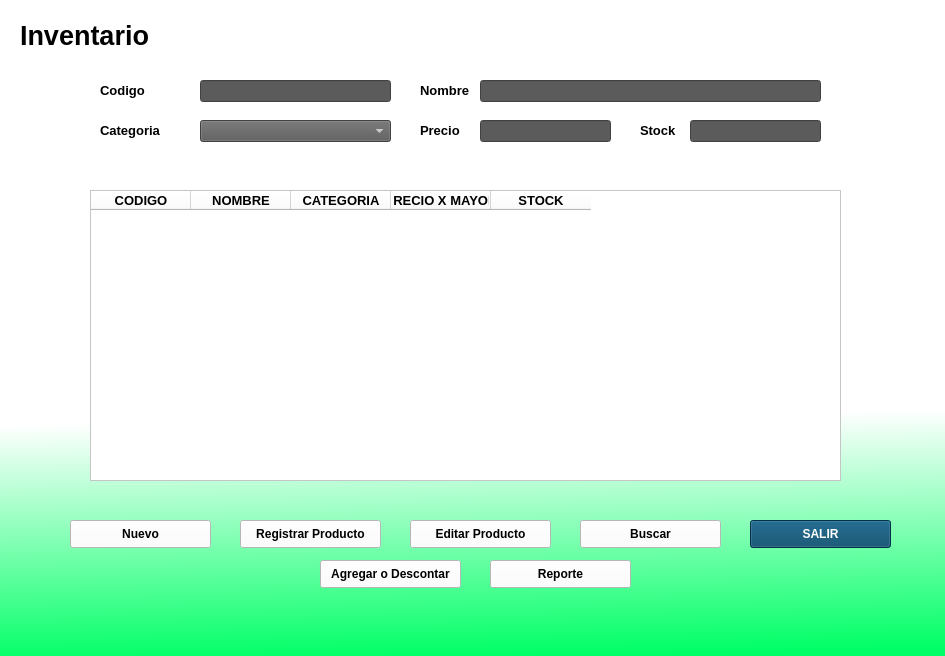
<?xml version="1.0" encoding="UTF-8"?>
<ui version="4.0">
 <class>MainWindow</class>
 <widget class="QMainWindow" name="MainWindow">
  <property name="geometry">
   <rect>
    <x>0</x>
    <y>0</y>
    <width>945</width>
    <height>656</height>
   </rect>
  </property>
  <property name="font">
   <font>
    <pointsize>9</pointsize>
   </font>
  </property>
  <property name="windowTitle">
   <string>MainWindow</string>
  </property>
  <property name="layoutDirection">
   <enum>Qt::LeftToRight</enum>
  </property>
  <property name="styleSheet">
   <string notr="true">background-color: qlineargradient(spread:pad, x1:0.487, y1:1, x2:0.478, y2:0.636364, stop:0 rgb(0, 255, 102), stop:1 rgba(255, 255, 255, 255));

</string>
  </property>
  <widget class="QWidget" name="centralwidget">
   <widget class="QTableWidget" name="productTable">
    <property name="geometry">
     <rect>
      <x>90</x>
      <y>190</y>
      <width>751</width>
      <height>291</height>
     </rect>
    </property>
    <property name="font">
     <font>
      <pointsize>12</pointsize>
     </font>
    </property>
    <property name="styleSheet">
     <string notr="true">background-color: rgb(255, 255, 255);</string>
    </property>
    <attribute name="horizontalHeaderDefaultSectionSize">
     <number>100</number>
    </attribute>
    <attribute name="horizontalHeaderHighlightSections">
     <bool>false</bool>
    </attribute>
    <column>
     <property name="text">
      <string>CODIGO</string>
     </property>
     <property name="font">
      <font>
       <pointsize>10</pointsize>
       <weight>75</weight>
       <bold>true</bold>
      </font>
     </property>
    </column>
    <column>
     <property name="text">
      <string>NOMBRE</string>
     </property>
     <property name="font">
      <font>
       <pointsize>10</pointsize>
       <weight>75</weight>
       <bold>true</bold>
      </font>
     </property>
    </column>
    <column>
     <property name="text">
      <string>CATEGORIA</string>
     </property>
     <property name="font">
      <font>
       <pointsize>10</pointsize>
       <weight>75</weight>
       <bold>true</bold>
      </font>
     </property>
    </column>
    <column>
     <property name="text">
      <string>PRECIO X MAYOR</string>
     </property>
     <property name="font">
      <font>
       <pointsize>10</pointsize>
       <weight>75</weight>
       <bold>true</bold>
      </font>
     </property>
    </column>
    <column>
     <property name="text">
      <string>STOCK</string>
     </property>
     <property name="font">
      <font>
       <pointsize>10</pointsize>
       <weight>75</weight>
       <bold>true</bold>
      </font>
     </property>
    </column>
   </widget>
   <widget class="QLabel" name="label">
    <property name="geometry">
     <rect>
      <x>100</x>
      <y>80</y>
      <width>91</width>
      <height>21</height>
     </rect>
    </property>
    <property name="font">
     <font>
      <pointsize>10</pointsize>
      <weight>75</weight>
      <bold>true</bold>
     </font>
    </property>
    <property name="styleSheet">
     <string notr="true">background-color: rgb(255, 255, 255);</string>
    </property>
    <property name="text">
     <string>Codigo</string>
    </property>
   </widget>
   <widget class="QLineEdit" name="idproductoInput">
    <property name="geometry">
     <rect>
      <x>200</x>
      <y>80</y>
      <width>191</width>
      <height>22</height>
     </rect>
    </property>
    <property name="font">
     <font>
      <pointsize>10</pointsize>
     </font>
    </property>
    <property name="styleSheet">
     <string notr="true">background-color: rgb(91, 91, 91);
color: rgb(255, 255, 255)</string>
    </property>
   </widget>
   <widget class="QLabel" name="label_2">
    <property name="geometry">
     <rect>
      <x>420</x>
      <y>80</y>
      <width>51</width>
      <height>21</height>
     </rect>
    </property>
    <property name="font">
     <font>
      <pointsize>10</pointsize>
      <weight>75</weight>
      <bold>true</bold>
     </font>
    </property>
    <property name="styleSheet">
     <string notr="true">background-color: rgb(255, 255, 255);</string>
    </property>
    <property name="text">
     <string>Nombre</string>
    </property>
   </widget>
   <widget class="QLineEdit" name="nombreInput">
    <property name="geometry">
     <rect>
      <x>480</x>
      <y>80</y>
      <width>341</width>
      <height>22</height>
     </rect>
    </property>
    <property name="font">
     <font>
      <pointsize>10</pointsize>
     </font>
    </property>
    <property name="styleSheet">
     <string notr="true">background-color: rgb(91, 91, 91);
color: rgb(255, 255, 255)</string>
    </property>
   </widget>
   <widget class="QPushButton" name="btnSalir">
    <property name="geometry">
     <rect>
      <x>750</x>
      <y>520</y>
      <width>141</width>
      <height>28</height>
     </rect>
    </property>
    <property name="font">
     <font>
      <pointsize>9</pointsize>
      <weight>75</weight>
      <bold>true</bold>
     </font>
    </property>
    <property name="styleSheet">
     <string notr="true">background-color:rgb(0, 68, 102);
color: rgb(255, 255, 255);</string>
    </property>
    <property name="text">
     <string>SALIR</string>
    </property>
   </widget>
   <widget class="QPushButton" name="addButton">
    <property name="geometry">
     <rect>
      <x>240</x>
      <y>520</y>
      <width>141</width>
      <height>28</height>
     </rect>
    </property>
    <property name="font">
     <font>
      <pointsize>9</pointsize>
      <weight>75</weight>
      <bold>true</bold>
     </font>
    </property>
    <property name="styleSheet">
     <string notr="true">background-color: rgb(255, 255, 255);
color: rgb(0, 0, 0);</string>
    </property>
    <property name="text">
     <string>Registrar Producto</string>
    </property>
   </widget>
   <widget class="QLabel" name="label_4">
    <property name="geometry">
     <rect>
      <x>420</x>
      <y>120</y>
      <width>41</width>
      <height>21</height>
     </rect>
    </property>
    <property name="font">
     <font>
      <pointsize>10</pointsize>
      <weight>75</weight>
      <bold>true</bold>
     </font>
    </property>
    <property name="styleSheet">
     <string notr="true">background-color: rgb(255, 255, 255);</string>
    </property>
    <property name="text">
     <string>Precio</string>
    </property>
   </widget>
   <widget class="QLabel" name="label_5">
    <property name="geometry">
     <rect>
      <x>640</x>
      <y>120</y>
      <width>41</width>
      <height>21</height>
     </rect>
    </property>
    <property name="font">
     <font>
      <pointsize>10</pointsize>
      <weight>75</weight>
      <bold>true</bold>
     </font>
    </property>
    <property name="styleSheet">
     <string notr="true">background-color: rgb(255, 255, 255);</string>
    </property>
    <property name="text">
     <string>Stock</string>
    </property>
   </widget>
   <widget class="QLabel" name="label_6">
    <property name="geometry">
     <rect>
      <x>20</x>
      <y>10</y>
      <width>851</width>
      <height>51</height>
     </rect>
    </property>
    <property name="font">
     <font>
      <pointsize>20</pointsize>
      <weight>75</weight>
      <bold>true</bold>
     </font>
    </property>
    <property name="styleSheet">
     <string notr="true">background-color: rgb(255, 255, 255);</string>
    </property>
    <property name="text">
     <string>Inventario</string>
    </property>
   </widget>
   <widget class="QLabel" name="label_7">
    <property name="geometry">
     <rect>
      <x>100</x>
      <y>120</y>
      <width>91</width>
      <height>21</height>
     </rect>
    </property>
    <property name="font">
     <font>
      <pointsize>10</pointsize>
      <weight>75</weight>
      <bold>true</bold>
     </font>
    </property>
    <property name="styleSheet">
     <string notr="true">background-color: rgb(255, 255, 255);</string>
    </property>
    <property name="text">
     <string>Categoria </string>
    </property>
   </widget>
   <widget class="QLineEdit" name="stockInput">
    <property name="geometry">
     <rect>
      <x>690</x>
      <y>120</y>
      <width>131</width>
      <height>22</height>
     </rect>
    </property>
    <property name="font">
     <font>
      <pointsize>10</pointsize>
     </font>
    </property>
    <property name="styleSheet">
     <string notr="true">background-color: rgb(91, 91, 91);
color: rgb(255, 255, 255)</string>
    </property>
   </widget>
   <widget class="QPushButton" name="BuscarButton">
    <property name="geometry">
     <rect>
      <x>580</x>
      <y>520</y>
      <width>141</width>
      <height>28</height>
     </rect>
    </property>
    <property name="font">
     <font>
      <pointsize>9</pointsize>
      <weight>75</weight>
      <bold>true</bold>
     </font>
    </property>
    <property name="styleSheet">
     <string notr="true">background-color: rgb(255, 255, 255);
color: rgb(0, 0, 0);</string>
    </property>
    <property name="text">
     <string>Buscar</string>
    </property>
   </widget>
   <widget class="QPushButton" name="editButton">
    <property name="geometry">
     <rect>
      <x>410</x>
      <y>520</y>
      <width>141</width>
      <height>28</height>
     </rect>
    </property>
    <property name="font">
     <font>
      <pointsize>9</pointsize>
      <weight>75</weight>
      <bold>true</bold>
     </font>
    </property>
    <property name="styleSheet">
     <string notr="true">background-color: rgb(255, 255, 255);
color: rgb(0, 0, 0);</string>
    </property>
    <property name="text">
     <string>Editar Producto</string>
    </property>
   </widget>
   <widget class="QPushButton" name="newButton">
    <property name="geometry">
     <rect>
      <x>70</x>
      <y>520</y>
      <width>141</width>
      <height>28</height>
     </rect>
    </property>
    <property name="font">
     <font>
      <pointsize>9</pointsize>
      <weight>75</weight>
      <bold>true</bold>
     </font>
    </property>
    <property name="styleSheet">
     <string notr="true">background-color: rgb(255, 255, 255);
color: rgb(0, 0, 0);</string>
    </property>
    <property name="text">
     <string>Nuevo</string>
    </property>
   </widget>
   <widget class="QLineEdit" name="precioInput">
    <property name="geometry">
     <rect>
      <x>480</x>
      <y>120</y>
      <width>131</width>
      <height>22</height>
     </rect>
    </property>
    <property name="font">
     <font>
      <pointsize>10</pointsize>
     </font>
    </property>
    <property name="styleSheet">
     <string notr="true">background-color: rgb(91, 91, 91);
color: rgb(255, 255, 255)</string>
    </property>
   </widget>
   <widget class="QPushButton" name="salidaButton">
    <property name="geometry">
     <rect>
      <x>320</x>
      <y>560</y>
      <width>141</width>
      <height>28</height>
     </rect>
    </property>
    <property name="font">
     <font>
      <pointsize>9</pointsize>
      <weight>75</weight>
      <bold>true</bold>
     </font>
    </property>
    <property name="styleSheet">
     <string notr="true">background-color: rgb(255, 255, 255);
color: rgb(0, 0, 0);</string>
    </property>
    <property name="text">
     <string>Agregar o Descontar</string>
    </property>
   </widget>
   <widget class="QPushButton" name="reporte">
    <property name="geometry">
     <rect>
      <x>490</x>
      <y>560</y>
      <width>141</width>
      <height>28</height>
     </rect>
    </property>
    <property name="font">
     <font>
      <pointsize>9</pointsize>
      <weight>75</weight>
      <bold>true</bold>
     </font>
    </property>
    <property name="styleSheet">
     <string notr="true">background-color: rgb(255, 255, 255);
color: rgb(0, 0, 0);</string>
    </property>
    <property name="text">
     <string>Reporte</string>
    </property>
   </widget>
   <widget class="QComboBox" name="idcategoriaInput">
    <property name="geometry">
     <rect>
      <x>200</x>
      <y>120</y>
      <width>191</width>
      <height>22</height>
     </rect>
    </property>
    <property name="font">
     <font>
      <pointsize>10</pointsize>
     </font>
    </property>
    <property name="styleSheet">
     <string notr="true">background-color: rgb(91, 91, 91);
color: rgb(255, 255, 255)</string>
    </property>
   </widget>
  </widget>
 </widget>
 <resources>
  <include location="Imagenes/imagenes dent.qrc"/>
 </resources>
 <connections/>
</ui>
